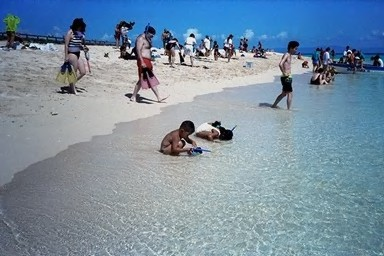
//> input picture advanced/2/img/100.jpg, 384 x 256 px
$ ./main ../../advanced/2/img/100.jpg   (built with g++ and OpenCV 4)
//> lines starting //> are read from the running program, lines starting //| are printed output that depends on the picture
//
//  main.cpp
//  computer_vision
//
//  Created by Alexander Attinger on 27.09.12.
//  Copyright 2012 __MyCompanyName__. All rights reserved.
//
#include <iostream>
#include "opencv2/opencv.hpp"
using namespace cv;

void drawHist(const Mat src, const string &winname,const int nBins);

int main(int argc, const char * argv[])
{

    Mat src, dst;
    Mat dstcop;
    string source_window = "Source image";
    string equalized_window = "Equalized Image";

    src = imread(argv[1],0);
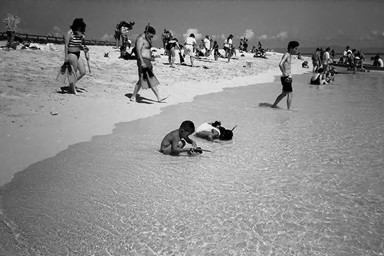
//> src: 256 rows x 384 cols, CV_8UC1; min 0, max 252, mean 139.4
    namedWindow(source_window);
    namedWindow(equalized_window);
    src.convertTo(src, CV_8UC1);
    dst = src.clone();
    imshow(source_window,src);


    equalizeHist(src, dst);
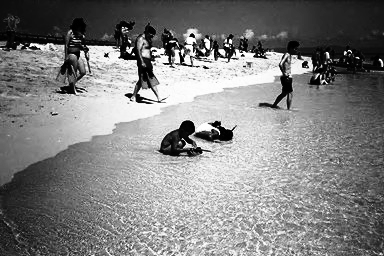
//> dst: 256 rows x 384 cols, CV_8UC1; min 0, max 255, mean 128.2


    imshow(equalized_window,dst);


    drawHist(src,"Histogram original",50);
    drawHist(dst,"Histogram equalized",256);
    waitKey();
    cvDestroyWindow( "mywindow" );


    return 0;
}

void drawHist(const Mat src, const string &winname,const int nBins){
//> called with winname = "Histogram original", nBins = 50
    //calculating the hist
    Mat hist;
    float range[] = {0,256};
    const float* histRange = {range};
    bool uniform = true, accumulate = false;

    calcHist(&src,1,0,Mat(),hist,1,&nBins,&histRange,uniform,accumulate);
//> hist = 50 values, max 5502 at index 33, min 4 at index 49, mean 1966.1

    //drawing the hist
    int hist_w = 512; int hist_h = 400;
    int bin_w = cvRound( (double) hist_w/nBins );

    Mat histImage( hist_h, hist_w, CV_8UC3, Scalar( 155,155,155) );

    normalize(hist, hist, 0, histImage.rows, NORM_MINMAX, -1, Mat() );
//> hist = 50 values, max 400 at index 33, min 0 at index 49, mean 142.7

    for( int i = 1; i < nBins; i++ ) {
        line( histImage, Point( bin_w*(i-1), hist_h - cvRound(hist.at<float>(i-1)) ) , Point( bin_w*(i), hist_h - cvRound(hist.at<float>(i)) ),
             Scalar( 255,0, 0), 2, 8, 0 );

    }
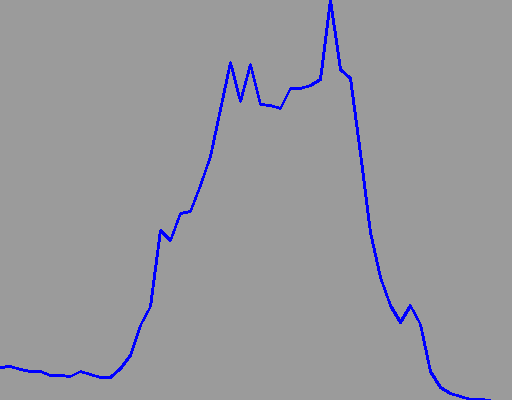
//> histImage: 400 rows x 512 cols, CV_8UC3; mean B, G, R 156.7, 152.3, 152.3
//> call 2 of drawHist, with winname = "Histogram equalized", nBins = 256
//> in drawHist (call 2), `calcHist(&src,1,0,Mat(),hist,1,&nBins,&histRange,uniform,accumulate);`: hist = 256 values, max 988 at index 80, min 0 at index 26, mean 384
//> in drawHist (call 2), `normalize(hist, hist, 0, histImage.rows, NORM_MINMAX, -1, Mat() );`: hist = 256 values, max 400 at index 80, min 0 at index 26, mean 155.5
//> after the loop in drawHist (call 2), `for( int i = 1; i < nBins; i++ )`:
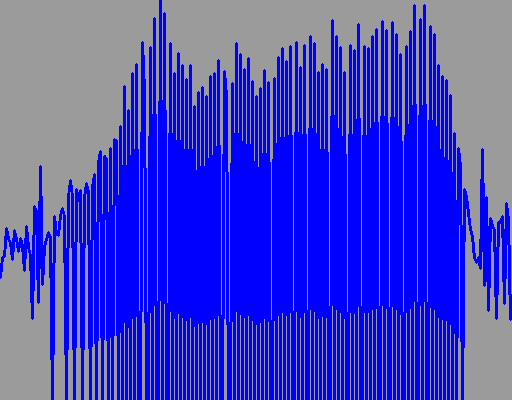
//> histImage: 400 rows x 512 cols, CV_8UC3; mean B, G, R 210.2, 69.4, 69.4

    namedWindow(winname, CV_WINDOW_AUTOSIZE );
    imshow(winname, histImage );


}

$ run again, on advanced/2/img/407.jpg
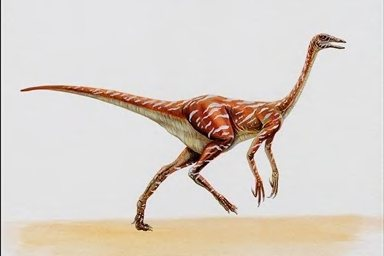
//> input picture advanced/2/img/407.jpg, 384 x 256 px
//> `equalizeHist(src, dst);`:
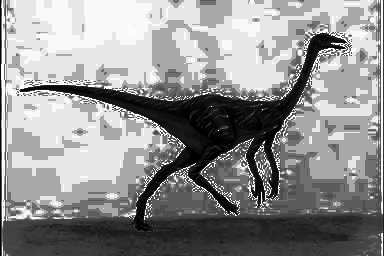
//> dst: 256 rows x 384 cols, CV_8UC1; min 0, max 255, mean 143.5
//> in drawHist, `calcHist(&src,1,0,Mat(),hist,1,&nBins,&histRange,uniform,accumulate);`: hist = 50 values, max 61083 at index 44, min 3 at index 49, mean 1966.1
//> in drawHist, `normalize(hist, hist, 0, histImage.rows, NORM_MINMAX, -1, Mat() );`: hist = 50 values, max 400 at index 44, min 0 at index 49, mean 12.86
//> in drawHist (call 2), `calcHist(&src,1,0,Mat(),hist,1,&nBins,&histRange,uniform,accumulate);`: hist = 256 values, max 24288 at index 231, min 0 at index 32, mean 384
//> in drawHist (call 2), `normalize(hist, hist, 0, histImage.rows, NORM_MINMAX, -1, Mat() );`: hist = 256 values, max 400 at index 231, min 0 at index 32, mean 6.32
//> after the loop in drawHist (call 2), `for( int i = 1; i < nBins; i++ )`:
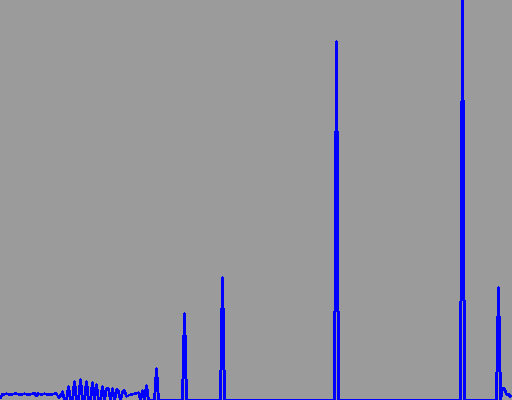
//> histImage: 400 rows x 512 cols, CV_8UC3; mean B, G, R 158.3, 149.9, 149.9

$ run again, on advanced/2/img/602.jpg
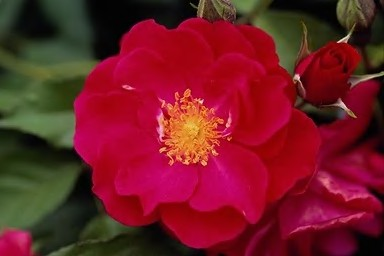
//> input picture advanced/2/img/602.jpg, 384 x 256 px
//> in drawHist, `calcHist(&src,1,0,Mat(),hist,1,&nBins,&histRange,uniform,accumulate);`: hist = 50 values, max 11744 at index 10, min 0 at index 45, mean 1966.1
//> in drawHist, `normalize(hist, hist, 0, histImage.rows, NORM_MINMAX, -1, Mat() );`: hist = 50 values, max 400 at index 10, min 0 at index 45, mean 66.96
//> after the loop in drawHist, `for( int i = 1; i < nBins; i++ )`:
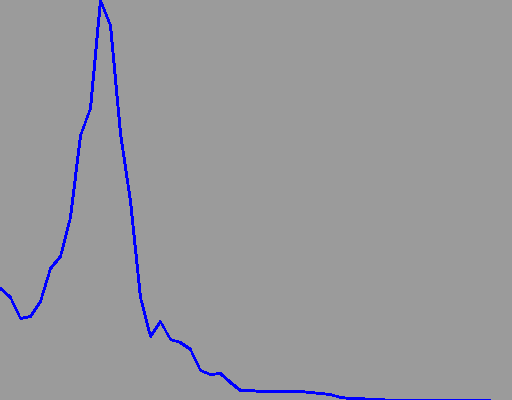
//> histImage: 400 rows x 512 cols, CV_8UC3; mean B, G, R 156.5, 152.7, 152.7
//> in drawHist (call 2), `calcHist(&src,1,0,Mat(),hist,1,&nBins,&histRange,uniform,accumulate);`: hist = 256 values, max 2518 at index 120, min 0 at index 2, mean 384
//> in drawHist (call 2), `normalize(hist, hist, 0, histImage.rows, NORM_MINMAX, -1, Mat() );`: hist = 256 values, max 400 at index 120, min 0 at index 2, mean 61
//> after the loop in drawHist (call 2), `for( int i = 1; i < nBins; i++ )`:
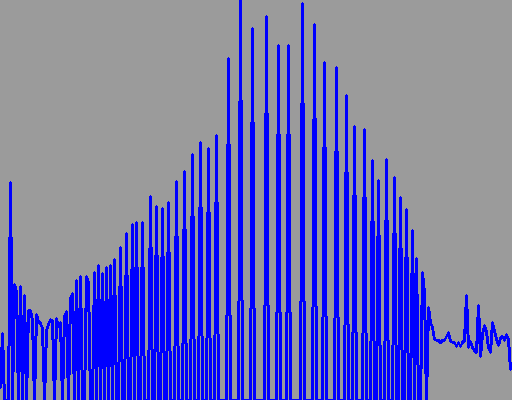
//> histImage: 400 rows x 512 cols, CV_8UC3; mean B, G, R 181.7, 113.7, 113.7
